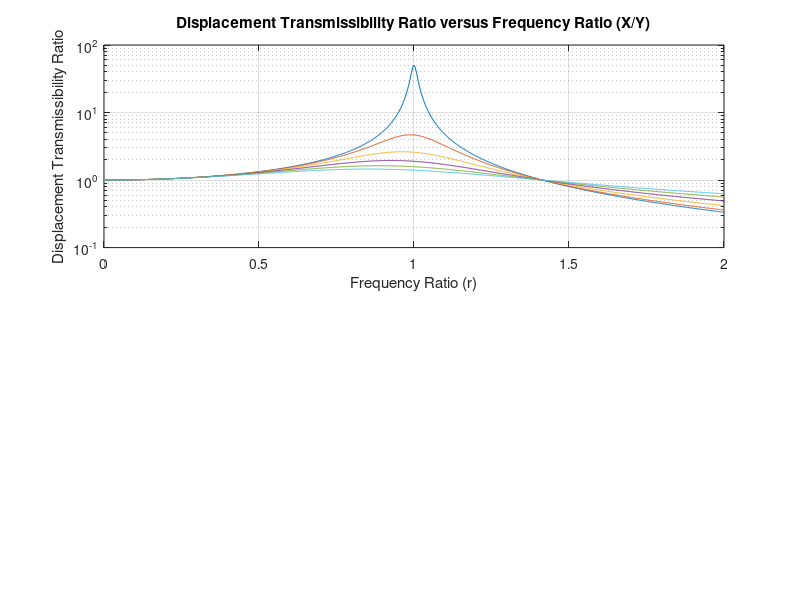

Recreate this plot in MATLAB. (Note: this script raises an error after producing the figure.)
function vtb2_4(z,rmin,rmax,opt)

%VTB2_4 Displacement transmissibility ratio and force transmissibility
% ratio of a single degree of freedom damped system.
% VTB2_4(zeta,rmin,rmax) plots the displacement transmissibility 
% and force transmissibility of a single degree of freedom damped 
% system (with damping ratio zeta) between the frequency ratios 
% rmin and rmax. zeta can be a list of values.
% VTB2_4(zeta,rmin,rmax,opt) allows plotting of Displacement %
% Transmissibility (opt=1), Force Transmissibility (opt=2), or 
% both (opt=3, default).
%
% Example:
% vtb2_4([.0:.2:2],0,2,3)
if ishold==0
	clf
end
if nargin==0||nargin==1
	if nargin==1
		opt=z;
	else
		opt=3;
	end
	z=.01:.1:.51;
	rmin=0;
	rmax=2;
	disp('Demo mode. Type ''help vtb2_4'' to learn how to enter values.')
end
if nargin==3
	opt=3;
end

r=rmin:(rmax-rmin)/1000:rmax;
if z(1)==0
	z(1)=eps;
end


if length(z)>1
	for i=1:length(z)
        % Preallocating would make the code faster.
	    DT(i,:)=sqrt((1+(2*z(i)*r).^2)./((1-r.^2).^2+(2*z(i)*r).^2));%(2.41)
	    FT(i,:)=(r.^2).*DT(i,:);%(2.47)
		a{i}=['\zeta = ' num2str(z(i))];
	end
	else
	DT=sqrt((1+(2*z*r).^2)./((1-r.^2).^2+(2*z*r).^2));%(2.41)
	FT=(r.^2).*DT;%(2.47)
	a{1}=['\zeta = ' num2str(z(1))];
end

%aa=version;ll=length(aa);
if opt==3 
	subplot(2,1,1)
end
if opt ~=2

semilogy(r,DT)
xlabel('Frequency Ratio (r)')
ylabel('Displacement Transmissibility Ratio')
title('Displacement Transmissibility Ratio versus Frequency Ratio (X/Y)')
grid on
zoom on
legend(char(a),2)
end

if opt==3
subplot(2,1,2)
end
if opt ~=1
if rmin<=-1
	FT=FT(:,2:length(r));
	r=r(1,2:length(r));
end


semilogy(r,FT)
xlabel('Frequency Ratio (r)')
ylabel('Force Transmissibility Ratio')
title('Force Transmissibility Ratio versus Frequency Ratio (F_T/kY)')
grid on
zoom on
legend(char(a),4)
end

%Automatically check for updates
vtbchk
